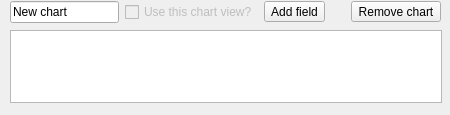
<?xml version="1.0" encoding="UTF-8"?>
<ui version="4.0">
 <class>Form</class>
 <widget class="QWidget" name="Form">
  <property name="geometry">
   <rect>
    <x>0</x>
    <y>0</y>
    <width>450</width>
    <height>115</height>
   </rect>
  </property>
  <property name="windowTitle">
   <string>Form</string>
  </property>
  <widget class="QListWidget" name="widgets">
   <property name="geometry">
    <rect>
     <x>10</x>
     <y>30</y>
     <width>432</width>
     <height>73</height>
    </rect>
   </property>
   <property name="dragDropMode">
    <enum>QAbstractItemView::InternalMove</enum>
   </property>
   <property name="selectionMode">
    <enum>QAbstractItemView::ExtendedSelection</enum>
   </property>
   <property name="verticalScrollMode">
    <enum>QAbstractItemView::ScrollPerPixel</enum>
   </property>
   <property name="horizontalScrollMode">
    <enum>QAbstractItemView::ScrollPerPixel</enum>
   </property>
  </widget>
  <widget class="QWidget" name="layoutWidget">
   <property name="geometry">
    <rect>
     <x>10</x>
     <y>0</y>
     <width>431</width>
     <height>24</height>
    </rect>
   </property>
   <layout class="QHBoxLayout" name="horizontalLayout">
    <item>
     <widget class="QLineEdit" name="label">
      <property name="toolTip">
       <string>Group name</string>
      </property>
      <property name="styleSheet">
       <string notr="true"/>
      </property>
      <property name="text">
       <string>New chart</string>
      </property>
      <property name="frame">
       <bool>true</bool>
      </property>
     </widget>
    </item>
    <item>
     <widget class="QCheckBox" name="useChart">
      <property name="enabled">
       <bool>false</bool>
      </property>
      <property name="text">
       <string>Use this chart view?</string>
      </property>
     </widget>
    </item>
    <item>
     <widget class="QToolButton" name="addField">
      <property name="text">
       <string>Add field</string>
      </property>
      <property name="icon">
       <iconset resource="../Resource.qrc">
        <normaloff>:/Resources/plus</normaloff>:/Resources/plus</iconset>
      </property>
      <property name="iconSize">
       <size>
        <width>15</width>
        <height>15</height>
       </size>
      </property>
      <property name="popupMode">
       <enum>QToolButton::InstantPopup</enum>
      </property>
      <property name="toolButtonStyle">
       <enum>Qt::ToolButtonTextBesideIcon</enum>
      </property>
      <property name="arrowType">
       <enum>Qt::NoArrow</enum>
      </property>
     </widget>
    </item>
    <item>
     <spacer name="horizontalSpacer">
      <property name="orientation">
       <enum>Qt::Horizontal</enum>
      </property>
      <property name="sizeType">
       <enum>QSizePolicy::Preferred</enum>
      </property>
      <property name="sizeHint" stdset="0">
       <size>
        <width>20</width>
        <height>20</height>
       </size>
      </property>
     </spacer>
    </item>
    <item>
     <widget class="QToolButton" name="removeGroup">
      <property name="text">
       <string>Remove chart</string>
      </property>
      <property name="icon">
       <iconset resource="../Resource.qrc">
        <normaloff>:/Resources/minus.png</normaloff>:/Resources/minus.png</iconset>
      </property>
      <property name="popupMode">
       <enum>QToolButton::InstantPopup</enum>
      </property>
      <property name="toolButtonStyle">
       <enum>Qt::ToolButtonTextBesideIcon</enum>
      </property>
      <property name="arrowType">
       <enum>Qt::NoArrow</enum>
      </property>
     </widget>
    </item>
   </layout>
  </widget>
 </widget>
 <resources>
  <include location="../Resource.qrc"/>
 </resources>
 <connections/>
</ui>
